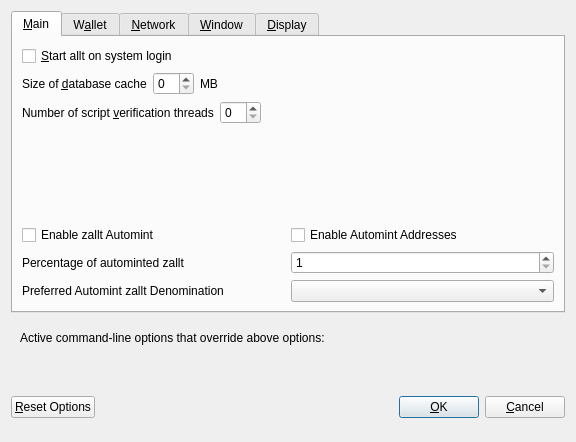
<?xml version="1.0" encoding="UTF-8"?>
<ui version="4.0">
 <class>OptionsDialog</class>
 <widget class="QDialog" name="OptionsDialog">
  <property name="geometry">
   <rect>
    <x>0</x>
    <y>0</y>
    <width>576</width>
    <height>442</height>
   </rect>
  </property>
  <property name="windowTitle">
   <string>Options</string>
  </property>
  <property name="modal">
   <bool>true</bool>
  </property>
  <layout class="QVBoxLayout" name="verticalLayout">
   <item>
    <widget class="QTabWidget" name="tabWidget">
     <property name="currentIndex">
      <number>0</number>
     </property>
     <widget class="QWidget" name="tabMain">
      <attribute name="title">
       <string>&amp;Main</string>
      </attribute>
      <layout class="QVBoxLayout" name="verticalLayout_Main">
       <item>
        <widget class="QCheckBox" name="bitcoinAtStartup">
         <property name="toolTip">
          <string>Automatically start allt after logging in to the system.</string>
         </property>
         <property name="text">
          <string>&amp;Start allt on system login</string>
         </property>
        </widget>
       </item>
       <item>
        <layout class="QHBoxLayout" name="horizontalLayout_2_Main">
         <item>
          <widget class="QLabel" name="databaseCacheLabel">
           <property name="text">
            <string>Size of &amp;database cache</string>
           </property>
           <property name="textFormat">
            <enum>Qt::PlainText</enum>
           </property>
           <property name="buddy">
            <cstring>databaseCache</cstring>
           </property>
          </widget>
         </item>
         <item>
          <widget class="QSpinBox" name="databaseCache"/>
         </item>
         <item>
          <widget class="QLabel" name="databaseCacheUnitLabel">
           <property name="text">
            <string>MB</string>
           </property>
           <property name="textFormat">
            <enum>Qt::PlainText</enum>
           </property>
          </widget>
         </item>
         <item>
          <spacer name="horizontalSpacer_2_Main">
           <property name="orientation">
            <enum>Qt::Horizontal</enum>
           </property>
           <property name="sizeHint" stdset="0">
            <size>
             <width>40</width>
             <height>20</height>
            </size>
           </property>
          </spacer>
         </item>
        </layout>
       </item>
       <item>
        <layout class="QHBoxLayout" name="horizontalLayout_3_Main">
         <item>
          <widget class="QLabel" name="threadsScriptVerifLabel">
           <property name="text">
            <string>Number of script &amp;verification threads</string>
           </property>
           <property name="textFormat">
            <enum>Qt::PlainText</enum>
           </property>
           <property name="buddy">
            <cstring>threadsScriptVerif</cstring>
           </property>
          </widget>
         </item>
         <item>
          <widget class="QSpinBox" name="threadsScriptVerif">
           <property name="toolTip">
            <string>(0 = auto, &lt;0 = leave that many cores free)</string>
           </property>
          </widget>
         </item>
         <item>
          <spacer name="horizontalSpacer_3_Main">
           <property name="orientation">
            <enum>Qt::Horizontal</enum>
           </property>
           <property name="sizeHint" stdset="0">
            <size>
             <width>40</width>
             <height>20</height>
            </size>
           </property>
          </spacer>
         </item>
        </layout>
       </item>
       <item>
        <spacer name="verticalSpacer_2">
         <property name="orientation">
          <enum>Qt::Vertical</enum>
         </property>
         <property name="sizeHint" stdset="0">
          <size>
           <width>20</width>
           <height>40</height>
          </size>
         </property>
        </spacer>
       </item>
       <item>
        <widget class="QWidget" name="verticalzalltOptionsWidget" native="true">
         <layout class="QVBoxLayout" name="verticalzalltOptionsLayout">
          <property name="margin">
           <number>0</number>
          </property>
          <item>
           <layout class="QHBoxLayout" name="horizontalAutomintingLayout">
            <item>
             <widget class="QCheckBox" name="checkBoxZeromintEnable">
              <property name="toolTip">
               <string>Enable automatic minting of allt units to zallt</string>
              </property>
              <property name="layoutDirection">
               <enum>Qt::LeftToRight</enum>
              </property>
              <property name="text">
               <string>Enable zallt Automint</string>
              </property>
             </widget>
            </item>
            <item>
             <widget class="QCheckBox" name="checkBoxZeromintAddresses">
              <property name="toolTip">
               <string>Enable automatic zallt minting from specific addresses</string>
              </property>
              <property name="layoutDirection">
               <enum>Qt::LeftToRight</enum>
              </property>
              <property name="text">
               <string>Enable Automint Addresses</string>
              </property>
             </widget>
            </item>
           </layout>
          </item>
          <item>
           <layout class="QHBoxLayout" name="horizontalZmintPercentageLayout">
            <item>
             <widget class="QLabel" name="percentage_label">
              <property name="toolTip">
               <string>Percentage of incoming allt which get automatically converted to zallt via Zerocoin Protocol (min: 10%)</string>
              </property>
              <property name="text">
               <string>Percentage of autominted zallt</string>
              </property>
             </widget>
            </item>
            <item>
             <widget class="QSpinBox" name="zeromintPercentage">
              <property name="minimum">
               <number>1</number>
              </property>
              <property name="maximum">
               <number>100</number>
              </property>
             </widget>
            </item>
           </layout>
          </item>
          <item>
           <layout class="QHBoxLayout" name="horizontalLayout" stretch="0,0">
            <property name="sizeConstraint">
             <enum>QLayout::SetFixedSize</enum>
            </property>
            <item>
             <widget class="QLabel" name="labelPreferredDenom">
              <property name="maximumSize">
               <size>
                <width>16777215</width>
                <height>16777215</height>
               </size>
              </property>
              <property name="toolTip">
               <string>Wait with automatic conversion to Zerocoin until enough allt for this denomination is available</string>
              </property>
              <property name="text">
               <string>Preferred Automint zallt Denomination</string>
              </property>
             </widget>
            </item>
            <item>
             <widget class="QComboBox" name="preferredDenom">
              <property name="maximumSize">
               <size>
                <width>16777215</width>
                <height>27</height>
               </size>
              </property>
              <property name="toolTip">
               <string>Wait with automatic conversion to Zerocoin until enough allt for this denomination is available</string>
              </property>
              <property name="maxVisibleItems">
               <number>9</number>
              </property>
              <property name="maxCount">
               <number>9</number>
              </property>
             </widget>
            </item>
           </layout>
          </item>
         </layout>
        </widget>
       </item>
      </layout>
     </widget>
     <widget class="QWidget" name="tabWallet">
      <attribute name="title">
       <string>W&amp;allet</string>
      </attribute>
      <layout class="QVBoxLayout" name="verticalLayout_Wallet">
       <item>
        <layout class="QHBoxLayout" name="horizontalLayout_2_Wallet">
         <item>
          <widget class="QLabel" name="labelStakeSplitThresholdText">
           <property name="text">
            <string>Stake split threshold:</string>
           </property>
          </widget>
         </item>
         <item>
          <widget class="QSpinBox" name="spinBoxStakeSplitThreshold">
           <property name="minimum">
            <number>1</number>
           </property>
           <property name="maximum">
            <number>999999</number>
           </property>
          </widget>
         </item>
        </layout>
       </item>
       <item>
        <widget class="QGroupBox" name="groupBox">
         <property name="title">
          <string>Expert</string>
         </property>
         <layout class="QVBoxLayout" name="verticalLayout_2">
          <item>
           <widget class="QCheckBox" name="coinControlFeatures">
            <property name="toolTip">
             <string>Whether to show coin control features or not.</string>
            </property>
            <property name="text">
             <string>Enable coin &amp;control features</string>
            </property>
           </widget>
          </item>
          <item>
           <widget class="QCheckBox" name="showMasternodesTab">
            <property name="toolTip">
             <string>Show additional tab listing all your masternodes in first sub-tab&lt;br/&gt;and all masternodes on the network in second sub-tab.</string>
            </property>
            <property name="text">
             <string>Show Masternodes Tab</string>
            </property>
           </widget>
          </item>
          <item>
           <widget class="QCheckBox" name="spendZeroConfChange">
            <property name="toolTip">
             <string>If you disable the spending of unconfirmed change, the change from a transaction&lt;br/&gt;cannot be used until that transaction has at least one confirmation.&lt;br/&gt;This also affects how your balance is computed.</string>
            </property>
            <property name="text">
             <string>&amp;Spend unconfirmed change</string>
            </property>
           </widget>
          </item>
         </layout>
        </widget>
       </item>
       <item>
        <spacer name="verticalSpacer_Wallet">
         <property name="orientation">
          <enum>Qt::Vertical</enum>
         </property>
         <property name="sizeHint" stdset="0">
          <size>
           <width>20</width>
           <height>40</height>
          </size>
         </property>
        </spacer>
       </item>
      </layout>
     </widget>
     <widget class="QWidget" name="tabNetwork">
      <attribute name="title">
       <string>&amp;Network</string>
      </attribute>
      <layout class="QVBoxLayout" name="verticalLayout_Network">
       <item>
        <widget class="QCheckBox" name="mapPortUpnp">
         <property name="toolTip">
          <string>Automatically open the allt client port on the router. This only works when your router supports UPnP and it is enabled.</string>
         </property>
         <property name="text">
          <string>Map port using &amp;UPnP</string>
         </property>
        </widget>
       </item>
       <item>
        <widget class="QCheckBox" name="allowIncoming">
         <property name="toolTip">
          <string>Accept connections from outside</string>
         </property>
         <property name="text">
          <string>Allow incoming connections</string>
         </property>
        </widget>
       </item>
       <item>
        <widget class="QCheckBox" name="connectSocks">
         <property name="toolTip">
          <string>Connect to the allt network through a SOCKS5 proxy.</string>
         </property>
         <property name="text">
          <string>&amp;Connect through SOCKS5 proxy (default proxy):</string>
         </property>
        </widget>
       </item>
       <item>
        <layout class="QHBoxLayout" name="horizontalLayout_1_Network">
         <item>
          <widget class="QLabel" name="proxyIpLabel">
           <property name="text">
            <string>Proxy &amp;IP:</string>
           </property>
           <property name="textFormat">
            <enum>Qt::PlainText</enum>
           </property>
           <property name="buddy">
            <cstring>proxyIp</cstring>
           </property>
          </widget>
         </item>
         <item>
          <widget class="QValidatedLineEdit" name="proxyIp">
           <property name="minimumSize">
            <size>
             <width>140</width>
             <height>0</height>
            </size>
           </property>
           <property name="maximumSize">
            <size>
             <width>140</width>
             <height>16777215</height>
            </size>
           </property>
           <property name="toolTip">
            <string>IP address of the proxy (e.g. IPv4: 127.0.0.1 / IPv6: ::1)</string>
           </property>
          </widget>
         </item>
         <item>
          <widget class="QLabel" name="proxyPortLabel">
           <property name="text">
            <string>&amp;Port:</string>
           </property>
           <property name="textFormat">
            <enum>Qt::PlainText</enum>
           </property>
           <property name="buddy">
            <cstring>proxyPort</cstring>
           </property>
          </widget>
         </item>
         <item>
          <widget class="QLineEdit" name="proxyPort">
           <property name="minimumSize">
            <size>
             <width>55</width>
             <height>0</height>
            </size>
           </property>
           <property name="maximumSize">
            <size>
             <width>55</width>
             <height>16777215</height>
            </size>
           </property>
           <property name="toolTip">
            <string>Port of the proxy (e.g. 9050)</string>
           </property>
          </widget>
         </item>
         <item>
          <spacer name="horizontalSpacer_1_Network">
           <property name="orientation">
            <enum>Qt::Horizontal</enum>
           </property>
           <property name="sizeHint" stdset="0">
            <size>
             <width>40</width>
             <height>20</height>
            </size>
           </property>
          </spacer>
         </item>
        </layout>
       </item>
       <item>
        <spacer name="verticalSpacer_Network">
         <property name="orientation">
          <enum>Qt::Vertical</enum>
         </property>
         <property name="sizeHint" stdset="0">
          <size>
           <width>20</width>
           <height>40</height>
          </size>
         </property>
        </spacer>
       </item>
      </layout>
     </widget>
     <widget class="QWidget" name="tabWindow">
      <attribute name="title">
       <string>&amp;Window</string>
      </attribute>
      <layout class="QVBoxLayout" name="verticalLayout_Window">
       <item>
        <widget class="QCheckBox" name="minimizeToTray">
         <property name="toolTip">
          <string>Show only a tray icon after minimizing the window.</string>
         </property>
         <property name="text">
          <string>&amp;Minimize to the tray instead of the taskbar</string>
         </property>
        </widget>
       </item>
       <item>
        <widget class="QCheckBox" name="minimizeOnClose">
         <property name="toolTip">
          <string>Minimize instead of exit the application when the window is closed. When this option is enabled, the application will be closed only after selecting Quit in the menu.</string>
         </property>
         <property name="text">
          <string>M&amp;inimize on close</string>
         </property>
        </widget>
       </item>
       <item>
        <spacer name="verticalSpacer_Window">
         <property name="orientation">
          <enum>Qt::Vertical</enum>
         </property>
         <property name="sizeHint" stdset="0">
          <size>
           <width>20</width>
           <height>40</height>
          </size>
         </property>
        </spacer>
       </item>
      </layout>
     </widget>
     <widget class="QWidget" name="tabDisplay">
      <attribute name="title">
       <string>&amp;Display</string>
      </attribute>
      <layout class="QVBoxLayout" name="verticalLayout_Display">
       <item>
        <layout class="QHBoxLayout" name="horizontalLayout_1_Display">
         <item>
          <widget class="QLabel" name="langLabel">
           <property name="text">
            <string>User Interface &amp;language:</string>
           </property>
           <property name="textFormat">
            <enum>Qt::PlainText</enum>
           </property>
           <property name="buddy">
            <cstring>lang</cstring>
           </property>
          </widget>
         </item>
         <item>
          <widget class="QValueComboBox" name="lang">
           <property name="toolTip">
            <string>The user interface language can be set here. This setting will take effect after restarting allt.</string>
           </property>
          </widget>
         </item>
        </layout>
       </item>
       <item>
        <widget class="QLabel" name="label_3">
         <property name="toolTip">
          <string notr="true"/>
         </property>
         <property name="statusTip">
          <string notr="true"/>
         </property>
         <property name="whatsThis">
          <string notr="true"/>
         </property>
         <property name="accessibleName">
          <string notr="true"/>
         </property>
         <property name="text">
          <string>Language missing or translation incomplete? Help contributing translations here:
https://www.transifex.com/allt/allt-translations</string>
         </property>
         <property name="wordWrap">
          <bool>true</bool>
         </property>
         <property name="openExternalLinks">
          <bool>true</bool>
         </property>
         <property name="textInteractionFlags">
          <set>Qt::TextBrowserInteraction</set>
         </property>
        </widget>
       </item>
       <item>
        <layout class="QHBoxLayout" name="horizontalLayout_2_Display" stretch="0,0">
         <item>
          <widget class="QLabel" name="themeLabel">
           <property name="text">
            <string>User Interface Theme:</string>
           </property>
          </widget>
         </item>
         <item>
          <widget class="QValueComboBox" name="theme"/>
         </item>
        </layout>
       </item>
       <item>
        <widget class="QWidget" name="verticalzalltDisplayWidget" native="true">
         <layout class="QVBoxLayout" name="verticalzalltDisplayLayout">
          <property name="margin">
           <number>0</number>
          </property>
          <item>
           <widget class="Line" name="line">
            <property name="orientation">
             <enum>Qt::Horizontal</enum>
            </property>
           </widget>
          </item>
          <item>
           <layout class="QHBoxLayout" name="horizontalLayout_3_Display">
            <item>
             <widget class="QLabel" name="unitLabel">
              <property name="text">
               <string>Unit to show amounts in:</string>
              </property>
              <property name="textFormat">
               <enum>Qt::PlainText</enum>
              </property>
             </widget>
            </item>
            <item>
             <widget class="QValueComboBox" name="unit">
              <property name="toolTip">
               <string>Choose the default subdivision unit to show in the interface and when sending coins.</string>
              </property>
             </widget>
            </item>
           </layout>
          </item>
          <item>
           <layout class="QHBoxLayout" name="horizontalLayout_4_Display">
            <item>
             <widget class="QLabel" name="digitsLabel">
              <property name="text">
               <string>Decimal digits</string>
              </property>
             </widget>
            </item>
            <item>
             <widget class="QValueComboBox" name="digits"/>
            </item>
           </layout>
          </item>
          <item>
           <layout class="QHBoxLayout" name="horizontalLayout_5_Display">
            <item>
             <widget class="QCheckBox" name="checkBoxHideZeroBalances">
              <property name="toolTip">
               <string>Hide empty balances</string>
              </property>
              <property name="layoutDirection">
               <enum>Qt::LeftToRight</enum>
              </property>
              <property name="text">
               <string>Hide empty balances</string>
              </property>
             </widget>
            </item>
            <item>
             <widget class="QCheckBox" name="checkBoxHideOrphans">
              <property name="toolTip">
               <string>Hide orphan stakes in transaction lists</string>
              </property>
              <property name="text">
               <string>Hide orphan stakes</string>
              </property>
             </widget>
            </item>
            <item>
             <spacer name="horizontalSpacer">
              <property name="orientation">
               <enum>Qt::Horizontal</enum>
              </property>
              <property name="sizeHint" stdset="0">
               <size>
                <width>40</width>
                <height>20</height>
               </size>
              </property>
             </spacer>
            </item>
           </layout>
          </item>
          <item>
           <layout class="QHBoxLayout" name="horizontalLayout_6_Display">
            <item>
             <widget class="QLabel" name="thirdPartyTxUrlsLabel">
              <property name="toolTip">
               <string>Third party URLs (e.g. a block explorer) that appear in the transactions tab as context menu items. %s in the URL is replaced by transaction hash. Multiple URLs are separated by vertical bar |.</string>
              </property>
              <property name="text">
               <string>Third party transaction URLs</string>
              </property>
             </widget>
            </item>
            <item>
             <widget class="QLineEdit" name="thirdPartyTxUrls">
              <property name="toolTip">
               <string>Third party URLs (e.g. a block explorer) that appear in the transactions tab as context menu items. %s in the URL is replaced by transaction hash. Multiple URLs are separated by vertical bar |.</string>
              </property>
             </widget>
            </item>
           </layout>
          </item>
         </layout>
        </widget>
       </item>
       <item>
        <spacer name="verticalSpacer">
         <property name="orientation">
          <enum>Qt::Vertical</enum>
         </property>
         <property name="sizeHint" stdset="0">
          <size>
           <width>20</width>
           <height>40</height>
          </size>
         </property>
        </spacer>
       </item>
      </layout>
     </widget>
    </widget>
   </item>
   <item>
    <widget class="QFrame" name="frame">
     <layout class="QVBoxLayout" name="verticalLayout_Bottom">
      <item>
       <layout class="QHBoxLayout" name="horizontalLayout_Bottom">
        <item>
         <widget class="QLabel" name="overriddenByCommandLineInfoLabel">
          <property name="text">
           <string>Active command-line options that override above options:</string>
          </property>
          <property name="textFormat">
           <enum>Qt::PlainText</enum>
          </property>
         </widget>
        </item>
        <item>
         <spacer name="horizontalSpacer_Bottom">
          <property name="orientation">
           <enum>Qt::Horizontal</enum>
          </property>
          <property name="sizeHint" stdset="0">
           <size>
            <width>40</width>
            <height>20</height>
           </size>
          </property>
         </spacer>
        </item>
       </layout>
      </item>
      <item>
       <widget class="QLabel" name="overriddenByCommandLineLabel">
        <property name="text">
         <string/>
        </property>
        <property name="textFormat">
         <enum>Qt::PlainText</enum>
        </property>
        <property name="wordWrap">
         <bool>true</bool>
        </property>
       </widget>
      </item>
     </layout>
    </widget>
   </item>
   <item>
    <layout class="QHBoxLayout" name="horizontalLayout_Buttons">
     <item>
      <widget class="QPushButton" name="resetButton">
       <property name="toolTip">
        <string>Reset all client options to default.</string>
       </property>
       <property name="text">
        <string>&amp;Reset Options</string>
       </property>
       <property name="autoDefault">
        <bool>false</bool>
       </property>
      </widget>
     </item>
     <item>
      <spacer name="horizontalSpacer_1">
       <property name="orientation">
        <enum>Qt::Horizontal</enum>
       </property>
       <property name="sizeHint" stdset="0">
        <size>
         <width>40</width>
         <height>48</height>
        </size>
       </property>
      </spacer>
     </item>
     <item>
      <widget class="QLabel" name="statusLabel">
       <property name="minimumSize">
        <size>
         <width>200</width>
         <height>0</height>
        </size>
       </property>
       <property name="font">
        <font>
         <weight>75</weight>
         <bold>true</bold>
        </font>
       </property>
       <property name="text">
        <string/>
       </property>
       <property name="textFormat">
        <enum>Qt::PlainText</enum>
       </property>
       <property name="wordWrap">
        <bool>true</bool>
       </property>
      </widget>
     </item>
     <item>
      <spacer name="horizontalSpacer_2">
       <property name="orientation">
        <enum>Qt::Horizontal</enum>
       </property>
       <property name="sizeHint" stdset="0">
        <size>
         <width>40</width>
         <height>48</height>
        </size>
       </property>
      </spacer>
     </item>
     <item>
      <widget class="QPushButton" name="okButton">
       <property name="text">
        <string>&amp;OK</string>
       </property>
       <property name="autoDefault">
        <bool>false</bool>
       </property>
       <property name="default">
        <bool>true</bool>
       </property>
      </widget>
     </item>
     <item>
      <widget class="QPushButton" name="cancelButton">
       <property name="text">
        <string>&amp;Cancel</string>
       </property>
       <property name="autoDefault">
        <bool>false</bool>
       </property>
      </widget>
     </item>
    </layout>
   </item>
  </layout>
 </widget>
 <customwidgets>
  <customwidget>
   <class>QValidatedLineEdit</class>
   <extends>QLineEdit</extends>
   <header>qvalidatedlineedit.h</header>
  </customwidget>
  <customwidget>
   <class>QValueComboBox</class>
   <extends>QComboBox</extends>
   <header>qvaluecombobox.h</header>
  </customwidget>
 </customwidgets>
 <resources/>
 <connections/>
</ui>
